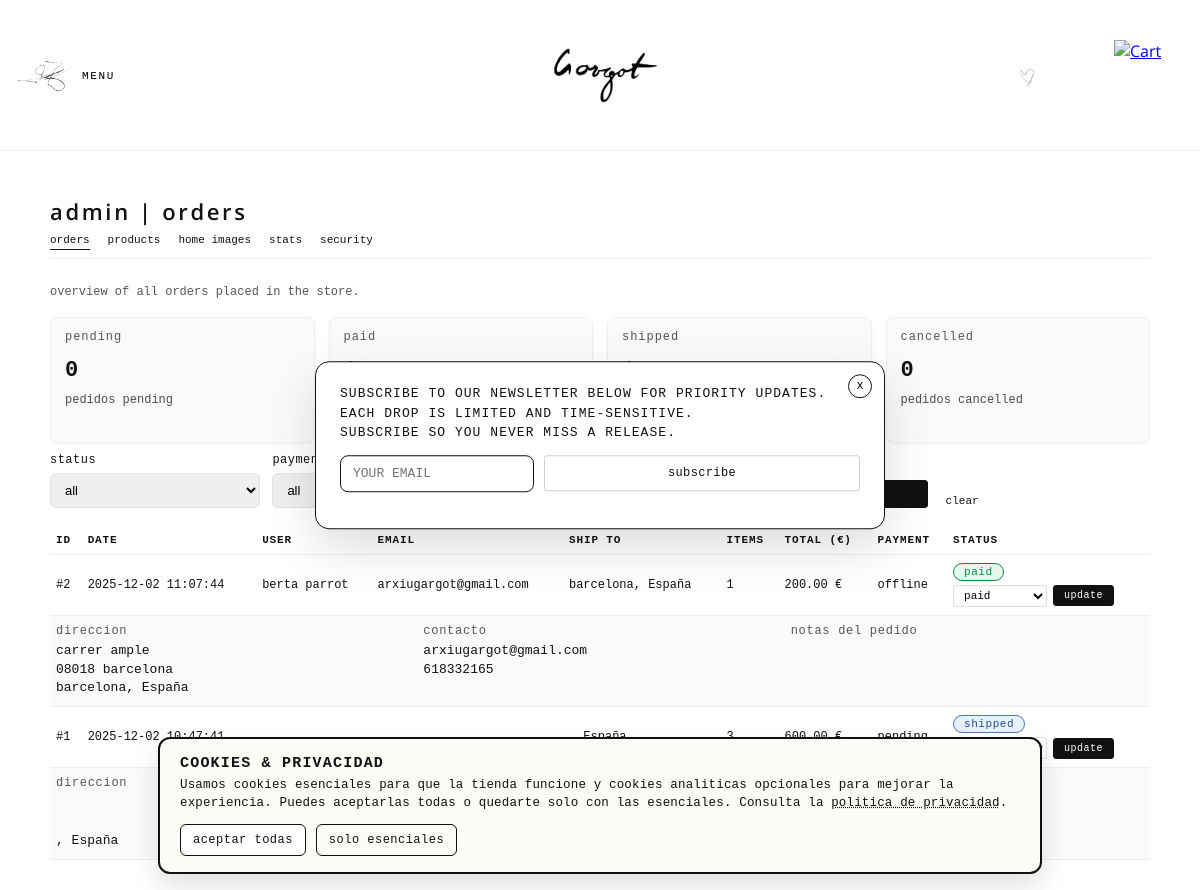
The page /admin/shipments.php (signed in) on the database its author committed.
### tables this page shows
CREATE TABLE `pedidos` (
  `id_pedido` int(11) NOT NULL,
  `id_usuario` int(11) NOT NULL,
  `nombre` varchar(100) NOT NULL,
  `apellidos` varchar(150) NOT NULL,
  `email` varchar(150) NOT NULL,
  `telefono` varchar(30) DEFAULT NULL,
  `direccion` varchar(255) NOT NULL,
  `codigo_postal` varchar(20) NOT NULL,
  `ciudad` varchar(100) NOT NULL,
  `provincia` varchar(100) DEFAULT NULL,
  `pais` varchar(100) NOT NULL DEFAULT 'España',
  `notas` text DEFAULT NULL,
  `fecha_pedido` datetime NOT NULL DEFAULT current_timestamp(),
  `estado` varchar(20) NOT NULL DEFAULT 'pending',
  `total` decimal(10,2) NOT NULL DEFAULT 0.00,
  `metodo_pago` varchar(50) NOT NULL DEFAULT 'pending'
);

### admin/shipments.php (the view, shortened to what this page needs)
<?php
require_once "../includes/conexion.php";
$estadosPermitidos = ["pending", "paid", "shipped", "cancelled"];
$sql = "
    SELECT
        p.id_pedido,
        p.fecha_pedido,
        p.nombre,
        p.apellidos,
        p.email,
        p.direccion,
        p.ciudad,
        p.codigo_postal AS cp,
        p.provincia,
        p.pais,
        p.telefono,
        p.notas,
        p.total,
        p.estado,
        p.metodo_pago,
        COALESCE(SUM(d.cantidad), 0) AS items
    FROM pedidos p
    LEFT JOIN detalle_pedido d ON p.id_pedido = d.id_pedido
";
$sql .= "
    GROUP BY
        p.id_pedido,
        p.fecha_pedido,
        p.nombre,
        p.apellidos,
        p.email,
        p.direccion,
        p.ciudad,
        p.codigo_postal,
        p.provincia,
        p.pais,
        p.telefono,
        p.notas,
        p.total,
        p.estado,
        p.metodo_pago
    ORDER BY p.fecha_pedido DESC, p.id_pedido DESC
";
$stmtList = $conexion->prepare($sql);
if ($stmtList) {
    $stmtList->execute();
    $res = $stmtList->get_result();
} else {
    $res = false;
}
$statusCounts = array_fill_keys($estadosPermitidos, 0);
$cntRes = $conexion->query("SELECT estado, COUNT(*) as c FROM pedidos GROUP BY estado");
if ($cntRes && $cntRes->num_rows > 0) {
    while ($rowC = $cntRes->fetch_assoc()) {
        $estadoKey = $rowC["estado"];
        if (isset($statusCounts[$estadoKey])) {
            $statusCounts[$estadoKey] = (int)$rowC["c"];
        }
    }
}
?>
<!DOCTYPE html>
<html lang="es">
<head>
    <link rel="stylesheet" href="../css/estilos.css">
</head>
<body>
<?php include '../includes/header.php'; ?>
<main class="contenedor admin-wrapper">
    <h1 class="admin-title">admin | orders</h1>
    <nav class="admin-subnav">
        <a href="shipments.php" class="active">orders</a>
        <a href="products.php">products</a>
        <a href="home_cards.php">home images</a>
        <a href="stats.php">stats</a>
        <a href="password_audit.php">security</a>
    </nav>
    <section class="admin-section">
        <p class="admin-subtitle">
            overview of all orders placed in the store.
        </p>
        <div class="admin-metric-grid order-metrics">
            <?php foreach ($estadosPermitidos as $estadoBox): ?>
                <div class="admin-card admin-metric">
                    <div class="metric-label"><?php echo $estadoBox; ?></div>
                    <div class="metric-value"><?php echo $statusCounts[$estadoBox] ?? 0; ?></div>
                    <div class="metric-note">pedidos <?php echo $estadoBox; ?></div>
                </div>
            <?php endforeach; ?>
        </div>
        <form method="get" class="order-filters">
            <label>
                status
                <select name="status">
                    <option value="">all</option>
                </select>
            </label>
            <label>
                payment
            </label>
            <label>
            </label>
            <button type="submit" class="btn-filtros-apply">apply</button>
            <a href="shipments.php" class="btn-filtros-clear">clear</a>
        </form>
        <?php if ($res && $res->num_rows > 0): ?>
            <table class="admin-table">
                <thead>
                <tr>
                    <th>ID</th>
                    <th>DATE</th>
                    <th>USER</th>
                    <th>EMAIL</th>
                    <th>SHIP TO</th>
                    <th>ITEMS</th>
                    <th>TOTAL (&euro;)</th>
                    <th>PAYMENT</th>
                    <th>STATUS</th>
                </tr>
                </thead>
                <tbody>
<?php while ($row = $res->fetch_assoc()): ?>
    <?php
        $estadoBD = (string)$row["estado"];
        $estadoClass = in_array($estadoBD, $estadosPermitidos, true)
            ? $estadoBD
            : "pending";
    ?>
    <tr>
        <td>#<?php echo (int)$row["id_pedido"]; ?></td>
        <td><?php echo htmlspecialchars($row["fecha_pedido"]); ?></td>
        <td><?php echo htmlspecialchars($row["nombre"] . " " . $row["apellidos"]); ?></td>
        <td><?php echo htmlspecialchars($row["email"]); ?></td>
        <td class="shipto"><?php echo htmlspecialchars($row["ciudad"]); ?>, <?php echo htmlspecialchars($row["pais"]); ?></td>
        <td><?php echo (int)$row["items"]; ?></td>
        <td><?php echo number_format((float)$row["total"], 2); ?> &euro;</td>
        <td><?php echo htmlspecialchars($row["metodo_pago"]); ?></td>
        <td>
            <div class="order-status-wrapper">
                <span class="status-pill status-<?php echo htmlspecialchars($estadoClass); ?>">
                    <?php echo htmlspecialchars($estadoBD); ?>
                </span>
                <form method="post" class="order-status-form">
                    <select name="estado" class="order-status-select">
                        <?php foreach ($estadosPermitidos as $estadoOpt): ?>
                            <option value="<?php echo $estadoOpt; ?>" <?php if ($estadoOpt === $estadoBD) echo "selected"; ?>>
                                <?php echo $estadoOpt; ?>
                            </option>
                        <?php endforeach; ?>
                    </select>
                    <button type="submit" class="btn-status-update">
                        update
                    </button>
                </form>
            </div>
        </td>
    </tr>
    <tr class="order-detail-row">
        <td colspan="9">
            <div class="order-detail-grid">
                <div>
                    <div class="detail-label">direccion</div>
                    <div class="detail-value">
                        <?php echo htmlspecialchars($row["direccion"]); ?><br>
                        <?php echo htmlspecialchars($row["cp"]); ?> <?php echo htmlspecialchars($row["ciudad"]); ?><br>
                        <?php echo htmlspecialchars($row["provincia"]); ?>, <?php echo htmlspecialchars($row["pais"]); ?>
                    </div>
                </div>
                <div>
                    <div class="detail-label">contacto</div>
                    <div class="detail-value">
                        <?php echo htmlspecialchars($row["email"]); ?><br>
                        <?php echo htmlspecialchars($row["telefono"]); ?>
                    </div>
                </div>
                <div>
                    <div class="detail-label">notas del pedido</div>
                </div>
            </div>
        </td>
    </tr>
<?php endwhile; ?>
</tbody>
            </table>
        <?php elseif ($res && $res->num_rows === 0): ?>
            <p class="txt-secundario">no orders yet.</p>
        <?php else: ?>
            <p class="txt-secundario">error loading orders.</p>
        <?php endif; ?>
    </section>
</main>
</body>
</html>

### rows shown on the page
pedidos: id_pedido "2", fecha_pedido "2025-12-02 11:07:44", nombre+apellidos "berta parrot", email "arxiugargot@gmail.com", ciudad "barcelona", pais "España", items "1", total "200.00", metodo_pago "offline", estado "paid", direccion "carrer ample", codigo_postal "08018", provincia "barcelona", telefono "618332165"
pedidos: id_pedido "1", fecha_pedido "2025-12-02 10:47:41", estado "shipped", pais "España"

### other values the page prints
$estadoBox "pending"
$statusCounts[$estadoBox] "0"
$estadoBox "paid"
$estadoBox "shipped"
$estadoBox "cancelled"
